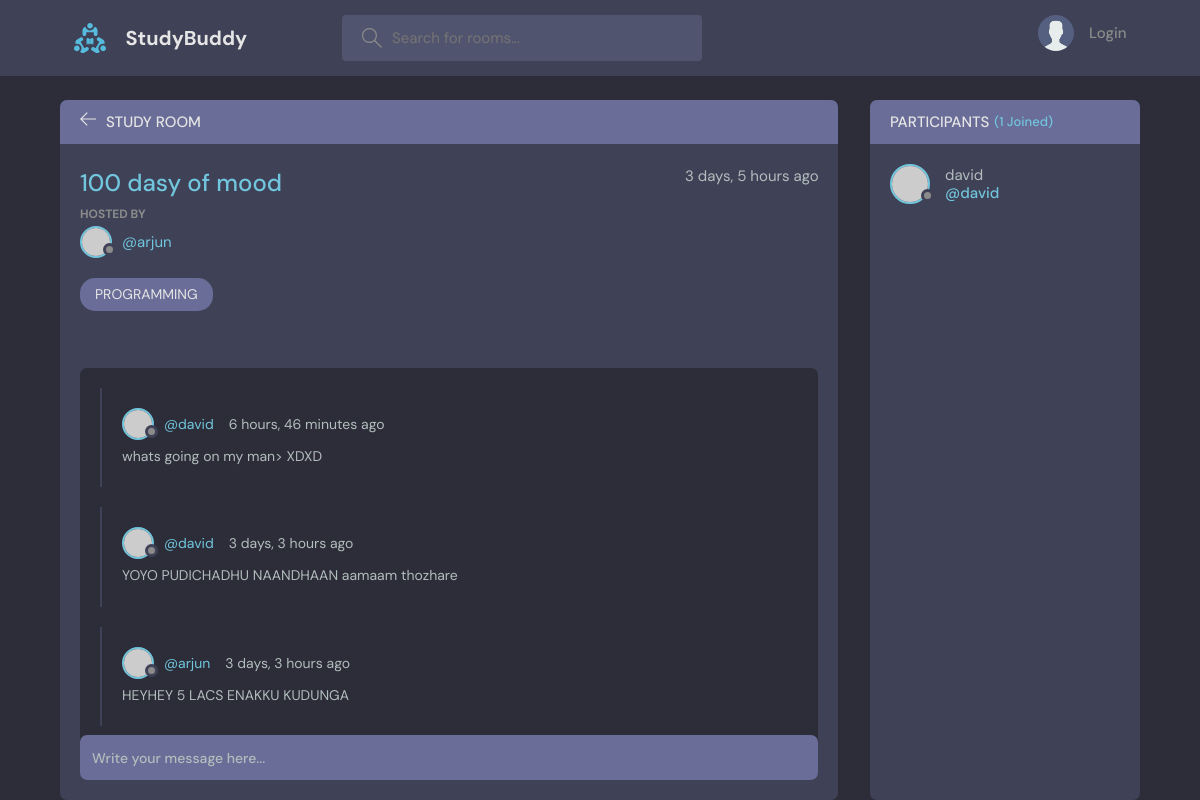
Page /room/2/ on the committed database.
### app1/models.py (models this page shows, shortened)
class Room(models.Model):
    host= models.ForeignKey(User, on_delete=models.SET_NULL,null=True)
    topic= models.ForeignKey(Topic,on_delete=models.SET_NULL,null=True)
    name= models.CharField(max_length=200)
    desc= models.TextField(null=True,blank=True)
    participants= models.ManyToManyField(User, related_name='participants',blank=True)
    updated= models.DateTimeField(auto_now=True)
    created= models.DateTimeField(auto_now_add=True)
    class Meta:
        ordering=['-updated','-created']

class Topic(models.Model):
    name= models.CharField(max_length=200)
    def __str__(self):
        return self.name

class Message(models.Model):
    user= models.ForeignKey(User,on_delete=models.CASCADE)
    room= models.ForeignKey(Room, on_delete=models.CASCADE)
    body= models.TextField()
    updated= models.DateTimeField(auto_now=True)
    created= models.DateTimeField(auto_now_add=True)
    class Meta:
        ordering=['-updated','-created']

### app1/views.py (the view, shortened to what this page needs)
# urls.py: path('room/<str:pk>/', views.room,name="room"),
def room(request,pk):
    room= Room.objects.get(id=pk)
    room_messages= room.message_set.all()
    participants= room.participants.all()
    context= {'room':room, 'room_messages': room_messages, 'participants':participants}
    return render(request,'app1/room.html',context)

### app1/templates/app1/room.html (shortened to what this page needs)
{% extends 'main.html'%}
{%block content%}
<main class="profile-page layout layout--2">
  <div class="container">
    <div class="room">
      <div class="room__top">
        <div class="room__topLeft">
          <a href="{% url 'home' %}">
            <svg version="1.1" xmlns="http://www.w3.org/2000/svg" width="32" height="32" viewBox="0 0 32 32">
              <title>arrow-left</title>
              <path
                d="M13.723 2.286l-13.723 13.714 13.719 13.714 1.616-1.611-10.96-10.96h27.625v-2.286h-27.625l10.965-10.965-1.616-1.607z">
              </path>
            </svg>
          </a>
          <h3>Study Room</h3>
        </div>
      </div>
      <div class="room__box scroll">
        <div class="room__header scroll">
          <div class="room__info">
            <h3>{{room.name}}</h3>
            <span>{{room.created|timesince}} ago</span>
          </div>
          <div class="room__hosted">
            <p>Hosted By</p>
            <a href="{% url 'user-profile' room.host.id %}" class="room__author">
              <div class="avatar avatar--small">
                <img src="https://randomuser.me/api/portraits/men/37.jpg" />
              </div>
              <span>@{{room.host.username}}</span>
            </a>
          </div>
          <span class="room__topics">{{room.topic}}</span>
        </div>
        <div class="room__conversation">
          <div class="threads scroll">
            {% for message in room_messages%}
            <div class="thread">
              <div class="thread__top">
                <div class="thread__author">
                  <a href="{% url 'user-profile' message.user.id %}" class="thread__authorInfo">
                    <div class="avatar avatar--small">
                      <img src="https://randomuser.me/api/portraits/men/37.jpg" />
                    </div>
                    <span>@{{message.user}}</span>
                  </a>
                  <span class="thread__date">{{message.created|timesince}} ago</span>
                </div>
              </div>
              <div class="thread__details">
                {{message.body}}
              </div>
            </div>
            {% endfor %}
          </div>
        </div>
      </div>
      <div class="room__message">
        <form action="#"><input name="" placeholder="Write your message here..." /></form>
      </div>
    </div>
    <div class="participants">
      <h3 class="participants__top">Participants <span>({{participants.count}} Joined)</span></h3>
      <div class="participants__list scroll">
        {% for participant in participants%}
        <a href="{% url 'user-profile' participant.id %}" class="participant">
          <div class="avatar avatar--medium">
            <img src="https://randomuser.me/api/portraits/men/37.jpg" />
          </div>
          <p>
            {{participant.username}}
            <span>@{{participant.username}}</span>
          </p>
        </a>
        {% endfor %}
      </div>
    </div>
  </div>
</main>
{% endblock content%}

### rows in the picture
Room: name "100 dasy of mood", created "3 days, 5 hours", host.username "arjun", topic "PROGRAMMING"
Message: user "david", created "6 hours, 46 minutes", body "whats going on my man> XDXD"
Message: user "david", created "3 days, 3 hours", body "YOYO PUDICHADHU NAANDHAAN aamaam thozhare"
Message: user "arjun", created "3 days, 3 hours", body "HEYHEY 5 LACS ENAKKU KUDUNGA"

### other values in the picture
{{ participants.count }} "1"
{{ participant.username }} "david"
